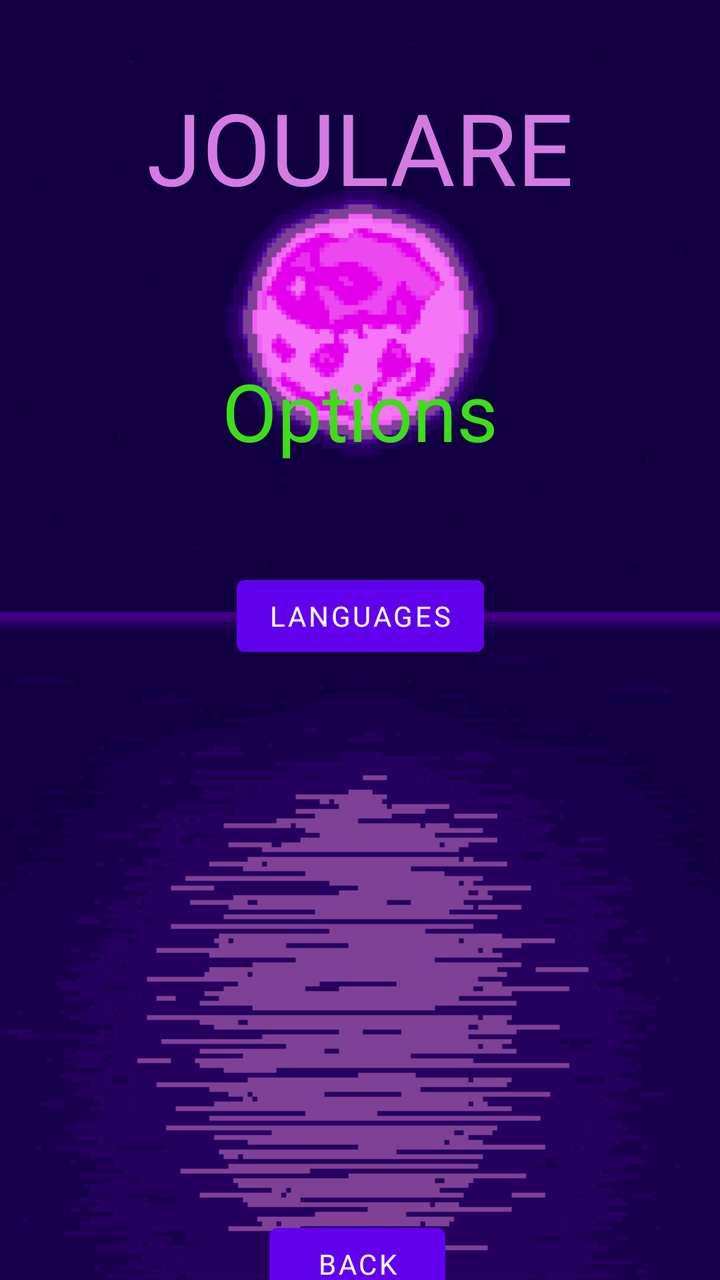
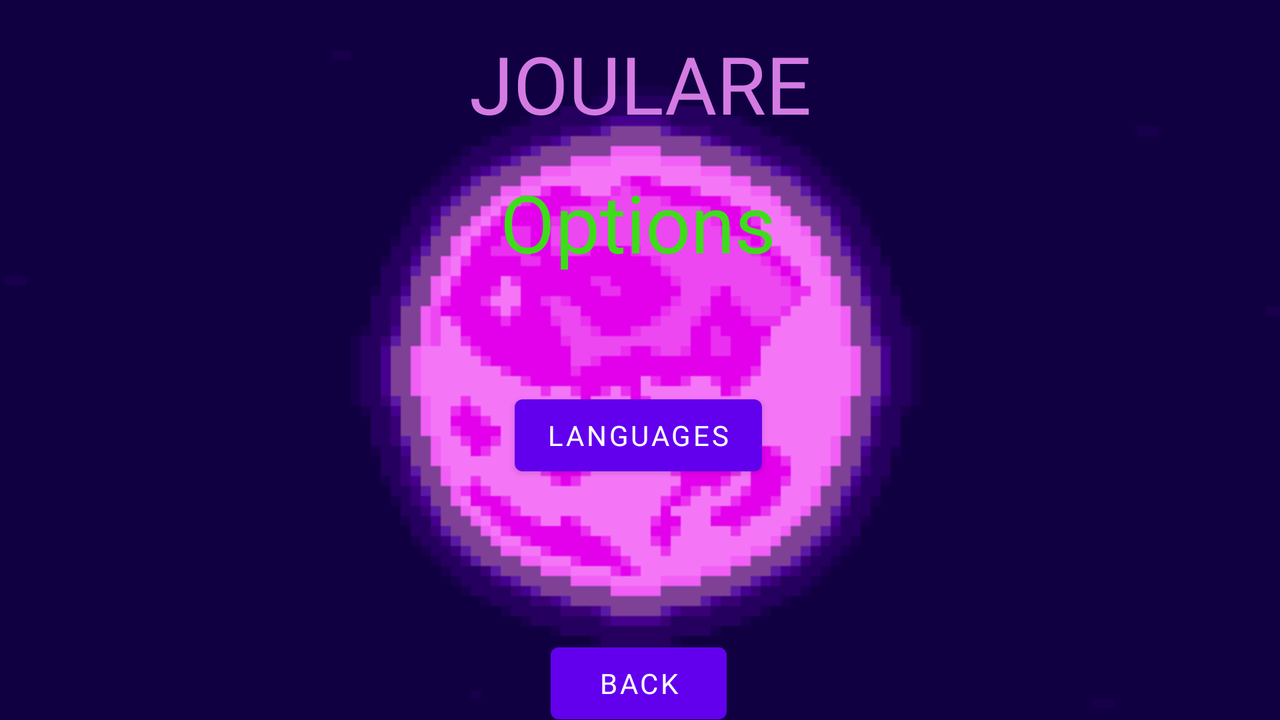

Two renders of one Android screen. The first uses the default layout on a phone; the second uses the alternative layout the repository ships for a different screen configuration, on a matching device. The two XML files are below.
<!-- AndroidManifest.xml: application theme Theme.Joulare -->
<!-- res/layout/activity_params.xml -->
<?xml version="1.0" encoding="utf-8"?>
<androidx.constraintlayout.widget.ConstraintLayout xmlns:android="http://schemas.android.com/apk/res/android"
    xmlns:app="http://schemas.android.com/apk/res-auto"
    xmlns:tools="http://schemas.android.com/tools"
    android:layout_width="match_parent"
    android:layout_height="match_parent"
    android:layout_gravity="center_horizontal"
    android:background="@drawable/back"
    android:gravity="center_horizontal"
    android:orientation="vertical"
    tools:context=".ParamActivity">

    <TextView
        android:id="@+id/title"
        android:layout_width="match_parent"
        android:layout_height="wrap_content"
        android:layout_marginTop="40dp"
        android:fontFamily="@font/many_years_higher"
        android:text="@string/titleMenu"
        android:textAlignment="center"
        android:textColor="#D47BE3"
        android:textSize="50sp"
        app:layout_constraintStart_toStartOf="parent"
        app:layout_constraintTop_toTopOf="parent" />

    <TextView
        android:id="@+id/menu"
        android:layout_width="wrap_content"
        android:layout_height="wrap_content"
        android:layout_marginTop="72dp"
        android:fontFamily="@font/pixelbit"
        android:text="@string/optionMenu"
        android:textAlignment="center"
        android:textColor="#3EDD1A"
        android:textSize="40sp"
        app:layout_constraintEnd_toEndOf="parent"
        app:layout_constraintStart_toStartOf="parent"
        app:layout_constraintTop_toBottomOf="@+id/title" />


    <Button
        android:id="@+id/langue"
        android:layout_width="wrap_content"
        android:layout_height="wrap_content"
        android:layout_marginTop="52dp"
        android:fontFamily="@font/pixeled"
        android:text="@string/langueOption"
        app:layout_constraintEnd_toEndOf="@+id/menu"
        app:layout_constraintHorizontal_bias="0.509"
        app:layout_constraintStart_toStartOf="@+id/menu"
        app:layout_constraintTop_toBottomOf="@+id/menu" />

    <Button
        android:id="@+id/retourOptions"
        android:layout_width="wrap_content"
        android:layout_height="wrap_content"
        android:layout_marginTop="376dp"
        android:fontFamily="@font/pixeled"
        android:text="@string/exitRetour"
        app:layout_constraintEnd_toEndOf="@+id/menu"
        app:layout_constraintHorizontal_bias="0.476"
        app:layout_constraintStart_toStartOf="@+id/menu"
        app:layout_constraintTop_toBottomOf="@+id/menu" />


</androidx.constraintlayout.widget.ConstraintLayout>
<!-- resources referenced by this layout -->
<resources>
  <!-- drawable back: png bitmap (drawable, 4975 bytes) -->
  <string name="exitRetour">Back</string>
  <string name="langueOption">Languages</string>
  <string name="optionMenu">Options</string>
  <string name="titleMenu">JOULARE</string>
  <style name="Theme.Joulare" parent="Theme.MaterialComponents.DayNight.NoActionBar">
          
          <item name="colorPrimary">@color/purple_500</item>
          <item name="colorPrimaryVariant">@color/purple_700</item>
          <item name="colorOnPrimary">@color/white</item>
          
          <item name="colorSecondary">@color/teal_200</item>
          <item name="colorSecondaryVariant">@color/teal_700</item>
          <item name="colorOnSecondary">@color/black</item>
          
          <item name="android:statusBarColor" tools:targetApi="l">?attr/colorPrimaryVariant</item>
          
      </style>
</resources>
<!-- res/layout-land/activity_params.xml (the repository's variant of the layout above) -->
<!-- drawn on the phone turned sideways -->
<?xml version="1.0" encoding="utf-8"?>
<androidx.constraintlayout.widget.ConstraintLayout xmlns:android="http://schemas.android.com/apk/res/android"
    xmlns:app="http://schemas.android.com/apk/res-auto"
    xmlns:tools="http://schemas.android.com/tools"
    android:layout_width="match_parent"
    android:layout_height="match_parent"
    android:layout_gravity="center_horizontal"
    android:background="@drawable/backland"
    tools:context=".ParamActivity">

    <TextView
        android:id="@+id/title"
        android:layout_width="match_parent"
        android:layout_height="wrap_content"
        android:layout_marginTop="15dp"
        android:fontFamily="@font/many_years_higher"
        android:text="@string/titleMenu"
        android:textAlignment="center"
        android:textColor="#D47BE3"
        android:textSize="40sp"
        app:layout_constraintTop_toTopOf="parent"
        app:layout_constraintEnd_toEndOf="parent"
        app:layout_constraintStart_toStartOf="parent"/>

    <TextView
        android:id="@+id/menu"
        android:layout_width="wrap_content"
        android:layout_height="wrap_content"
        android:layout_marginTop="16dp"
        android:fontFamily="@font/pixelbit"
        android:text="@string/optionMenu"
        android:textAlignment="center"
        android:textColor="#3EDD1A"
        android:textSize="40sp"
        app:layout_constraintEnd_toEndOf="parent"
        app:layout_constraintHorizontal_bias="0.498"
        app:layout_constraintStart_toStartOf="parent"
        app:layout_constraintTop_toBottomOf="@+id/title" />

    <Button
        android:id="@+id/langue"
        android:layout_width="wrap_content"
        android:layout_height="wrap_content"
        android:layout_marginTop="56dp"
        android:fontFamily="@font/pixeled"
        android:text="@string/langueOption"
        app:layout_constraintEnd_toEndOf="@+id/menu"
        app:layout_constraintStart_toStartOf="@+id/menu"
        app:layout_constraintTop_toBottomOf="@+id/menu" />

    <Button
        android:id="@+id/retourOptions"
        android:layout_width="wrap_content"
        android:layout_height="wrap_content"
        android:layout_marginTop="180dp"
        android:fontFamily="@font/pixeled"
        android:text="@string/exitRetour"
        app:layout_constraintEnd_toEndOf="@+id/langue"
        app:layout_constraintStart_toStartOf="@+id/langue"
        app:layout_constraintTop_toBottomOf="@+id/menu" />


</androidx.constraintlayout.widget.ConstraintLayout>
<!-- resources referenced by the variant -->
<!-- as the phone turned sideways resolves them -->
<resources>
  <!-- drawable backland: png bitmap (drawable, 9036 bytes) -->
  <string name="exitRetour">Back</string>
  <string name="langueOption">Languages</string>
  <string name="optionMenu">Options</string>
  <string name="titleMenu">JOULARE</string>
  <style name="Theme.Joulare" parent="Theme.MaterialComponents.DayNight.NoActionBar">
          
          <item name="colorPrimary">@color/purple_500</item>
          <item name="colorPrimaryVariant">@color/purple_700</item>
          <item name="colorOnPrimary">@color/white</item>
          
          <item name="colorSecondary">@color/teal_200</item>
          <item name="colorSecondaryVariant">@color/teal_700</item>
          <item name="colorOnSecondary">@color/black</item>
          
          <item name="android:statusBarColor" tools:targetApi="l">?attr/colorPrimaryVariant</item>
          
      </style>
</resources>
